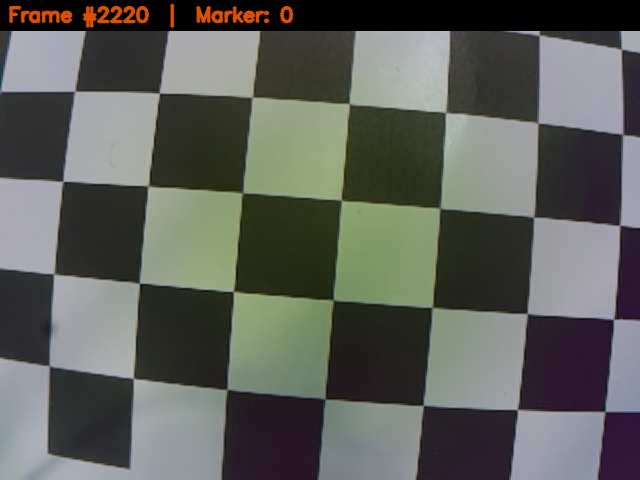
#> input picture calibration_images/calib_01.png, 640 x 480 px; its folder holds 4 pictures in this run
$ python calibrate_camera.py
#> lines starting #> are read from the running program, lines starting #| are printed output that depends on the picture
import numpy as np
import cv2
import glob
import os
import yaml

# === KONFIGURASI ===
# Pola papan catur kita memiliki 9x7 kotak, artinya ada 8x6 sudut internal
CHECKERBOARD = (8, 6)
IMAGE_DIR = "/home/vtol/vtol_ros2/calibration_images"
OUTPUT_FILE = "/home/vtol/vtol_ros2/camera_calibration.yaml"

# Kriteria untuk optimalisasi sudut sub-pixel
criteria = (cv2.TERM_CRITERIA_EPS + cv2.TERM_CRITERIA_MAX_ITER, 30, 0.001)

# Titik 3D dunia nyata (koordinat ideal)
objpoints = []
# Titik 2D gambar nyata
imgpoints = []

# Definisikan koordinat ideal sudut papan catur
objp = np.zeros((1, CHECKERBOARD[0] * CHECKERBOARD[1], 3), np.float32)
objp[0,:,:2] = np.mgrid[0:CHECKERBOARD[0], 0:CHECKERBOARD[1]].T.reshape(-1, 2)

# Menggunakan ukuran kotak fisik dalam meter (misal kotak 2.5cm = 0.025m)
square_size_meters = 0.025
objp = objp * square_size_meters

# Cari semua gambar .png di folder kalibrasi
images = glob.glob(os.path.join(IMAGE_DIR, "*.png"))
print(f"Menemukan {len(images)} gambar untuk kalibrasi...")

success_count = 0
gray = None

for fname in images:
    img = cv2.imread(fname)
#> img is the input picture: shape (480, 640, 3); mean B, G, R 91, 96.2, 93.9
    gray = cv2.cvtColor(img, cv2.COLOR_BGR2GRAY)
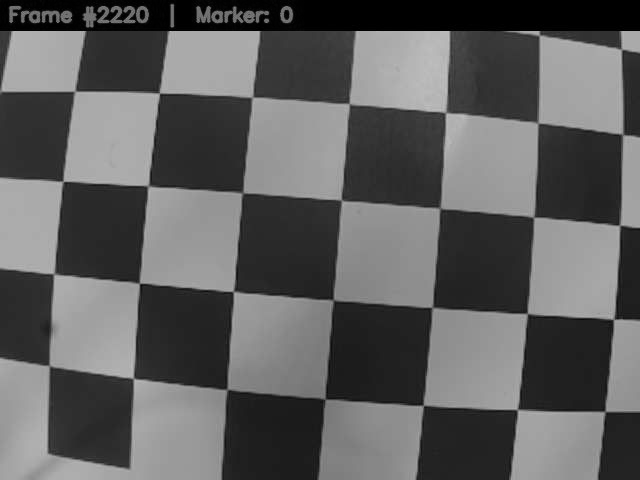
#> gray: shape (480, 640); min 0, max 191, mean 95

    # Cari sudut-sudut internal papan catur
    ret, corners = cv2.findChessboardCorners(gray, CHECKERBOARD,
                                            cv2.CALIB_CB_ADAPTIVE_THRESH +
                                            cv2.CALIB_CB_FAST_CHECK +
                                            cv2.CALIB_CB_NORMALIZE_IMAGE)
#> ret = False; corners = None

    if ret == True:
        objpoints.append(objp)
        # Sempurnakan koordinat sudut gambar secara sub-pixel
        corners2 = cv2.cornerSubPix(gray, corners, (11, 11), (-1, -1), criteria)
        imgpoints.append(corners2)
        success_count += 1
        print(f"[OK] Sudut terdeteksi pada: {os.path.basename(fname)}")
    else:
        print(f"[LEWAT] Gagal mendeteksi sudut pada: {os.path.basename(fname)}")
#> pass 2 of the loop `for fname in images:`:
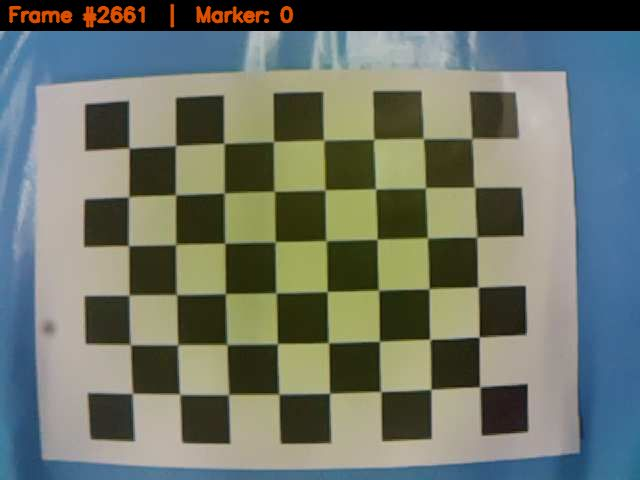
#> input picture calibration_images/calib_02.png, 640 x 480 px
#> img is the input picture: shape (480, 640, 3); mean B, G, R 105.5, 116.2, 109.2
#> `gray = cv2.cvtColor(img, cv2.COLOR_BGR2GRAY)`:
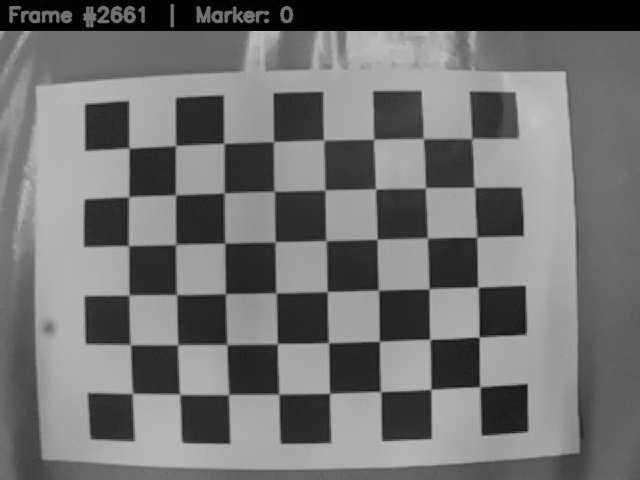
#> gray: shape (480, 640); min 0, max 197, mean 112.8
#> ret = True; corners = 48 rows, first 8: [130, 147.3], [174.9, 144.7], [223.2, 143.2], [273.9, 141.8], [324, 139.5], [373.8, 139.3], [423.5, 138.5], [472.5, 139.6]
#> corners2 = 48 rows, first 8: [129.1, 148.1], [175.5, 145.6], [223.9, 143.4], [273.4, 141.6], [323.6, 140], [373.7, 139.2], [423.3, 138.6], [471.7, 138.4]
#> pass 3 of the loop `for fname in images:`:
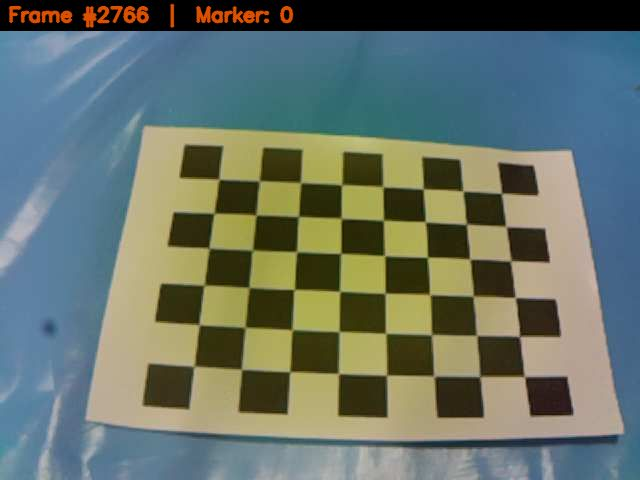
#> input picture calibration_images/calib_03.png, 640 x 480 px
#> img is the input picture: shape (480, 640, 3); mean B, G, R 105.7, 115.3, 103.4
#> `gray = cv2.cvtColor(img, cv2.COLOR_BGR2GRAY)`:
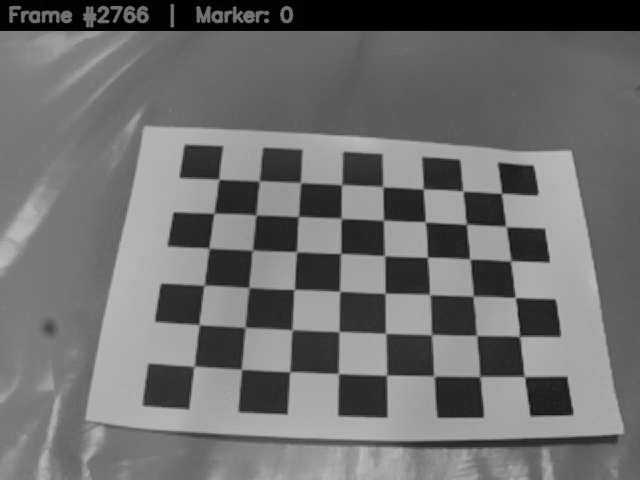
#> gray: shape (480, 640); min 0, max 191, mean 110.6
#> corners = 48 rows, first 8: [219.8, 179.5], [259.4, 181], [301.1, 183.3], [341.3, 185.8], [383.9, 187], [423.2, 189.3], [463.5, 191.5], [501.6, 193.5]
#> corners2 = 48 rows, first 8: [218.7, 179.3], [259.3, 180.9], [300.6, 182.6], [341.5, 184.7], [382.8, 186.8], [423.2, 189], [462.9, 191.1], [501.5, 193.3]
#> the loop made 4 passes; the first 3 are shown

if success_count < 10:
    print("\n[ERROR] Kurang dari 10 gambar yang berhasil dideteksi. Pastikan gambar papan catur Anda fokus, tidak melengkung, dan memiliki pencahayaan merata!")
    exit()
#> (the program exits here)
